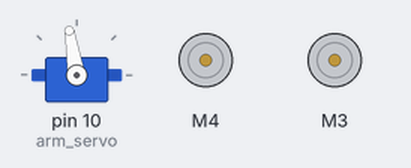
Simulated run of this sketch. Board: Arduino Uno, built with avr-gcc and run on an emulated ATmega328P. On the bench: servo, 2 × DC motor (green arrow = forward, orange = backward, longer = faster). At 6.8 s the program stops and its outputs stay as they are.

Above: at 0.1 s.
At 0.7 s:
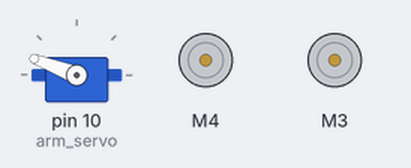
At 1.1 s:
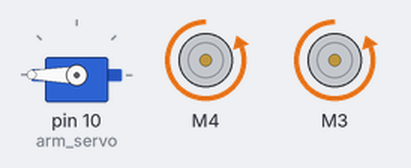
At 1.8 s:
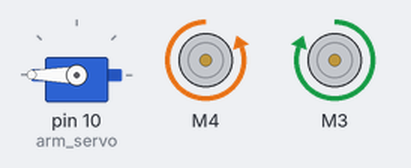
At 3.6 s:
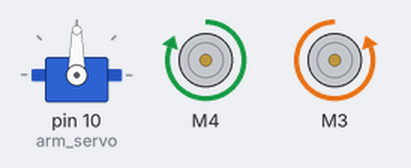
At 6.7 s:
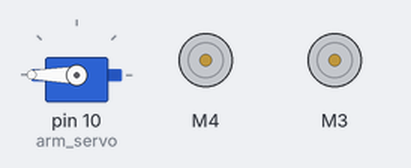
Timing chart, 0 to 8.2 s (numbered marks = the images above):
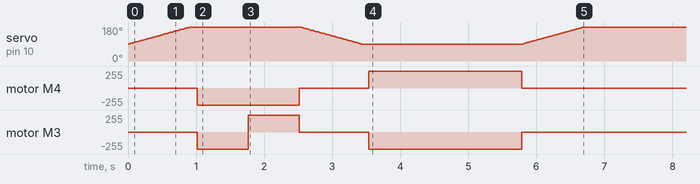

The sketch:

Collection_Sweep.ino
```cpp
#include <Servo.h>
#include <Adafruit_MotorShield.h>

int arm_raised = LOW;
int reverse_state = LOW;
#define right_motor_speed 255     // Standard speed of motor
#define left_motor_speed 255

int servo_pos = 180;    // Servo Position

// servo for the arm
Servo arm_servo;

// Create the motor shield object with the default I2C address
Adafruit_MotorShield AFMS = Adafruit_MotorShield();

// Select motor ports
Adafruit_DCMotor *LeftMotor = AFMS.getMotor(4);
Adafruit_DCMotor *RightMotor = AFMS.getMotor(3);

void setup() {
  // put your setup code here, to run once:
  // Sets the servo and makes sure that the arm is raised
  pinMode(A5,INPUT_PULLUP);
  arm_servo.attach(9); // Whatever pin the servo should be on !!!!!!!!!!!
  arm_raise();
  arm_servo.detach();
  arm_raised = HIGH; // Sets arm flag
  AFMS.begin();
}

void loop() {
  // put your main code here, to run repeatedly:

  reverse_state = HIGH;
  forwards();
  delay(750); // We reverse a bit
  halt();
  reverse_state = LOW;

  rotate_left();
  delay(750); // We turn left a bit
  halt();

  // We drop the arm
  if (arm_raised == HIGH) {
    arm_drop();
  }

  rotate_right();
  delay(2250); // We turn left a lot (through the entire square), but not 180 yet
  halt();

  arm_raise();
  while (1);


}

void arm_drop(){
  // Drops the arm - we'll need to find the right position value
  arm_servo.attach(10);
  for (servo_pos = 180; servo_pos >= 90; servo_pos -= 1) { // goes from 180 degrees to 0 degrees
    arm_servo.write(servo_pos);              // tell servo to go to position in variable 'pos'
    delay(10);                       // waits 15 ms for the servo to reach the position
  }
  arm_servo.detach();
  delay(100);
  arm_raised = LOW;
}

void arm_raise(){
  // Raises the arm - we'll need to find the right position value
  arm_servo.attach(10);
  for (servo_pos = 90; servo_pos <= 180; servo_pos += 1) { // goes from 180 degrees to 0 degrees
    arm_servo.write(servo_pos);              // tell servo to go to position in variable 'pos'
    delay(10);                       // waits 15 ms for the servo to reach the position
  }
  arm_servo.detach();
  delay(100);
  arm_raised = HIGH;
}

void forwards() {
  LeftMotor->setSpeed(left_motor_speed);
  RightMotor->setSpeed(right_motor_speed);
  if (reverse_state == LOW) {
    LeftMotor->run(FORWARD);
    RightMotor->run(FORWARD);
  }
  else {
    LeftMotor->run(BACKWARD);
    RightMotor->run(BACKWARD);
  }
}


void halt() {
  Serial.println("stopping ");
  LeftMotor->run(RELEASE);
  RightMotor->run(RELEASE);
}

void rotate_right(){
  LeftMotor->setSpeed(left_motor_speed);
  RightMotor->setSpeed(right_motor_speed);
  LeftMotor->run(FORWARD);
  RightMotor->run(BACKWARD);
}

void rotate_left(){
  LeftMotor->setSpeed(left_motor_speed);
  RightMotor->setSpeed(right_motor_speed);
  LeftMotor->run(BACKWARD);
  RightMotor->run(FORWARD);
}
```

Measured:
- by itself, motor M4: stopped → backward 255/255 at 1.0 s, → stopped 1.5 s later, → forward 255/255 1.0 s later, → stopped 2.3 s later
- by itself, motor M3: stopped → backward 255/255 at 1.0 s, → forward 255/255 0.75 s later, → stopped 0.75 s later, → backward 255/255 1.0 s later, … (5 changes in this stretch)
